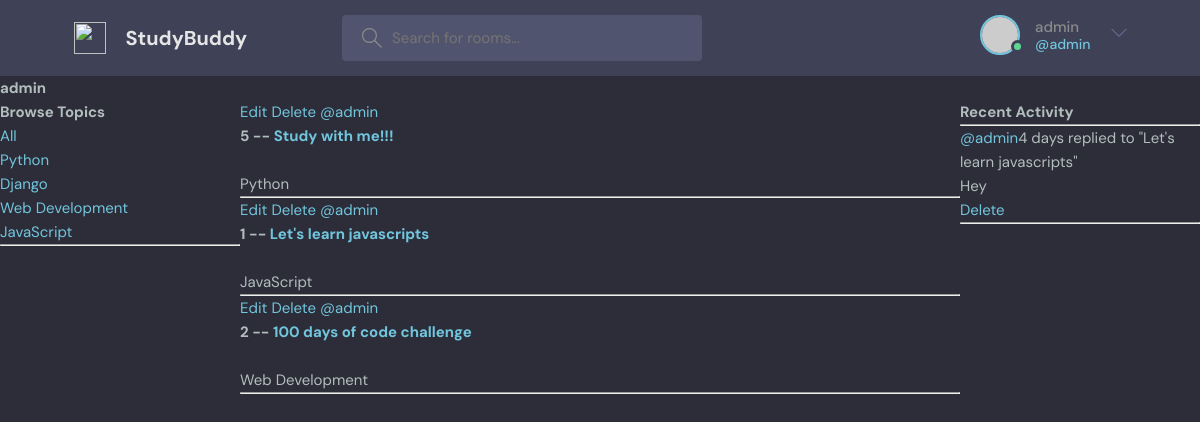
/profile/1/ (signed in), run on the app's committed database.
### base/models.py (models this page shows, shortened)
class Topic(models.Model):
    name = models.CharField(max_length=200)

class Room(models.Model):
    host = models.ForeignKey(User, on_delete=models.SET_NULL, null=True)
    topic = models.ForeignKey(Topic, on_delete=models.SET_NULL, null=True)
    name = models.CharField(max_length = 200)
    description = models.TextField(null = True, blank = True)
    participants = models.ManyToManyField(User, related_name='participants', blank=True)
    updated = models.DateTimeField(auto_now = True)
    created = models.DateTimeField(auto_now_add = True)
    def __str__(self):
        return self.name
    class Meta:
        ordering = ['-updated', '-created']

class Message(models.Model):
    user = models.ForeignKey(User, on_delete=models.CASCADE)
    room = models.ForeignKey(Room, on_delete=models.CASCADE)
    body = models.TextField()
    updated = models.DateTimeField(auto_now = True)
    created = models.DateTimeField(auto_now_add = True)
    class Meta:
        ordering = ['-updated', '-created']
    def __str__(self):
        return self.body[0:50]

### base/views.py (the view)
# urls.py: path('profile/<str:pk>/', views.userProfile, name = 'user-profile'),
def userProfile(request, pk):
    user = User.objects.get(id=pk)
    rooms = user.room_set.all()
    room_messages = user.message_set.all()
    topics = Topic.objects.all()
    context = {'user' : user, 'rooms' : rooms, 'room_messages' : room_messages, 'topics' : topics}
    return render(request, 'base/profile.html', context)

### base/templates/base/profile.html (shortened to what this page needs)
{% extends 'main.html' %}
{% block content %}
<h1>{{user.username}}</h1>
<div class="profile-container">
  <div>{% include 'base/topics_component.html' %}</div>
  <div>{% include 'base/feed_component.html' %}</div>
  <div>{% include 'base/activity_component.html' %}</div>
</div>
{% endblock content %}

### templates/navbar.html (shortened to what this page needs)
<header class="header header--loggedIn">
  <div class="container">
    <a href="{% url 'home' %}" class="header__logo">
      <img src="assets/logo.svg" />
      <h1>StudyBuddy</h1>
    </a>
    <form class="header__search" method="GET" action="{% url 'home' %}">
      <label>
        <input name="q" placeholder="Search for rooms..." />
      </label>
    </form>
    <nav class="header__menu">
      {% if request.user.is_authenticated %}
      <div class="header__user">
        <a href="profile.html">
          <div class="avatar avatar--medium active">
            <img src="https://randomuser.me/api/portraits/men/37.jpg" />
          </div>
          <p>
            {{request.user.username}} <span>@{{request.user.username}}</span>
          </p>
        </a>
        <button class="dropdown-button">
          <svg
            version="1.1"
            xmlns="http://www.w3.org/2000/svg"
            width="32"
            height="32"
            viewBox="0 0 32 32"
          >
            <title>chevron-down</title>
            <path d="M16 21l-13-13h-3l16 16 16-16h-3l-13 13z"></path>
          </svg>
        </button>
      </div>
      {% else %}
      <a href="{% url 'login' %}">
        <img src="./assets/avatar.svg" />
        <p>Login</p>
      </a>
      {% endif %}
    </nav>
  </div>
</header>

### base/templates/base/topics_component.html
<h3>Browse Topics</h3>
<div>
  <a href="{% url 'home' %}">All</a>
</div>
{% for topic in topics %}
<div>
  <a href="{% url 'home' %}?q={{topic.name}}">{{topic.name}}</a>
</div>
{% endfor %}
<hr />

### base/templates/base/feed_component.html
<div>
  {% for room in rooms %}
  <div>
    {% if request.user == room.host %}
    <a href="{% url 'update-room' room.id %}">Edit</a>
    <a href="{% url 'delete-room' room.id %}">Delete</a>
    {% endif %}
    <a href="{% url 'user-profile' room.host.id %}">@{{room.host.username}}</a>
    <h5>{{room.id}} -- <a href="{% url 'room' room.id %}">{{room.name}}</a></h5>
    <br />
    <small>{{room.topic.name}}</small>
    <hr />
  </div>
  {% endfor%}
</div>

### base/templates/base/activity_component.html
<h3>Recent Activity</h3>
<hr />
{% for message in room_messages %}
<div>
  <small
    ><a href="{% url 'user-profile' message.user.id %}">@{{message.user}} </a
    >{{message.created | timesince}}</small
  >
  <small>replied to "{{message.room}}"</small>
  <p>{{message}}</p>
  {% if request.user == message.user %}
  <a href="{% url 'delete-message' message.id %}">Delete</a>
  <hr />
  {% endif%}
  <br />
</div>
{% endfor %}

### static/styles/style.css (style rules this page uses)
:root { --color-main: #71c6dd; --color-main-light: #e1f6fb; --color-dark: #3f4156; --color-dark-medium: #51546e; --color-dark-light: #696d97; --color-light: #e5e5e5; --color-gray: #8b8b8b; --color-light-gray: #b2bdbd; --color-bg: #2d2d39; --color-success: #5dd693; --color-error: #fc4b0b; }
* { font-family: "DM Sans", -apple-system, BlinkMacSystemFont, "Segoe UI", Roboto, Oxygen, Ubuntu, Cantarell, "Open Sans", "Helvetica Neue", sans-serif; margin: 0; padding: 0; box-sizing: border-box; text-rendering: optimizeLegibility; font-size: inherit; }
html { font-size: 56.25%; }
@media only screen and (min-width: 1200px) { html { font-size: 62.5%; } }
body { line-height: 1.6; font-weight: 400; font-size: 1.5rem; color: var(--color-light-gray); background-color: var(--color-bg); min-height: 100vh; }
img { width: 100%; }
a { display: inline-block; color: var(--color-main); text-decoration: none; }
.container { max-width: 120rem; width: 90%; margin: auto; }
.avatar { position: relative; display: inline-block; border-radius: 50%; border: 2px solid var(--color-main); }
.avatar img { display: block; border-radius: 50%; object-fit: cover; object-position: center; }
.avatar::after { content: ""; display: block; position: absolute; background-color: var(--color-gray); z-index: 111; border-radius: 50%; border: 0.3rem solid var(--color-dark); }
.avatar.active::after { background-color: var(--color-success); }
.avatar.avatar--medium img { width: 3.6rem; height: 3.6rem; border-radius: 50%; }
.avatar.avatar--medium:after { width: 0.7rem; height: 0.7rem; bottom: 0px; right: -6px; }
.header { padding: 1.5rem; background-color: var(--color-dark); }
.header > .container { display: flex; gap: 9.5rem; }
.header__logo, .header__user { display: flex; gap: 2rem; align-items: center; }
.header__logo > img { height: 3.2rem; width: 3.2rem; }
.header__logo > h1 { font-weight: 700; font-size: 2rem; color: var(--color-light); }
.header__search > label { background-color: var(--color-dark-medium); padding: 1.3rem 1rem; display: flex; align-items: center; gap: 1rem; border-radius: 4px; }
.header__search svg { fill: var(--color-gray); width: 2rem; height: 2rem; margin-left: 1rem; }
.header__search input { width: 30rem; background: transparent; border: none; outline: none; color: var(--color-light); }
.header__menu { margin-left: auto; position: relative; }
.header__menu a { display: flex; gap: 1.5rem; align-items: center; font-weight: 500; text-decoration: none; color: var(--color-gray); }
.header__menu img { height: 3.6rem; }
.header__menu p { line-height: 1.2; }
.header__menu span { color: var(--color-main); font-weight: 500; font-size: 1.4rem; display: block; }
.header__menu svg { width: 1.6rem; height: 1.6rem; fill: var(--color-dark-light); }
.dropdown-button { background: transparent; border: 0; outline: 0; cursor: pointer; }

### base/templates/base/profile.html (style rules this page uses)
.profile-container { display: grid; grid-template-columns: 1fr 3fr 1fr; }

### data on the page
Topic: name "Python"
Topic: name "Django"
Topic: name "Web Development"
Topic: name "JavaScript"
Room: shows "Edit", host.username "admin", id "5", name "Study with me!!!", topic.name "Python"
Room: shows "Edit", host.username "admin", id "1", name "Let's learn javascripts", topic.name "JavaScript"
Room: shows "Edit", host.username "admin", id "2", name "100 days of code challenge", topic.name "Web Development"
Message: user "admin", created "4 days", room "Let's learn javascripts", body "Hey", shows "Delete"

### other printed values
{{ request.user.username }} "admin"
{{ user.username }} "admin"
